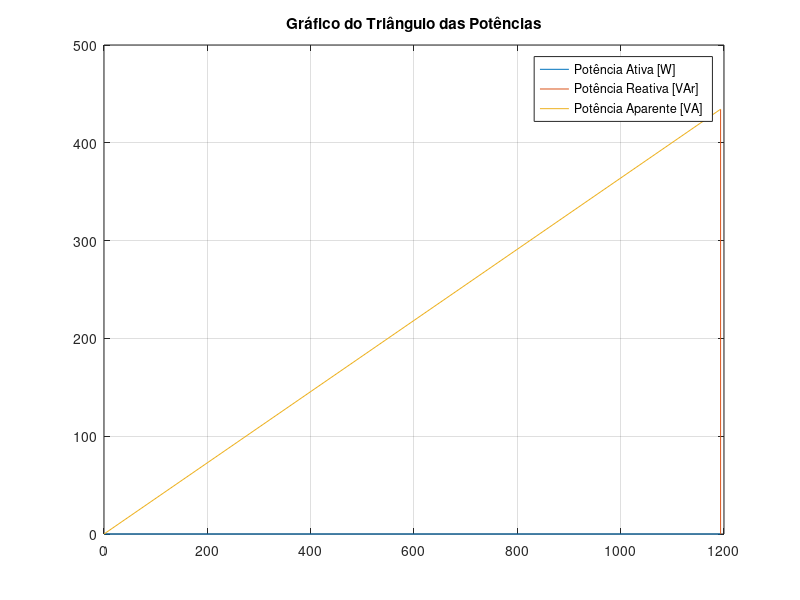

Recreate this plot in MATLAB.
% dados fornecidos na questão
fase = -20; vrms = 127; irms = 10;

% definindo a tensão e a corrente no domínio fasorial
v_f = vrms * exp(i*(0/180)*pi);
i_f_conjugado = irms*exp(-i*((fase/180)*pi));

% calculando da potência aparente
S = v_f *i_f_conjugado;
% calculando a potência ativa e potência reativa
P = real(S); Q = imag(S);

% plotando o gráfico do triângulo das potências
figure(1);
plot([0 P], [0 0], [P P], [0 Q], [0 P], [0 Q]); grid on;
title('Gráfico do Triângulo das Potências');
legend('Potência Ativa [W]', 'Potência Reativa [VAr]', ...
       'Potência Aparente [VA]');
